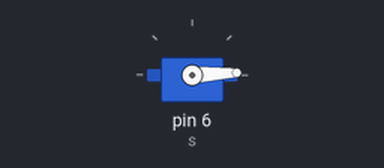
The sketch below on a simulated Arduino Uno, built with avr-gcc and run on an emulated ATmega328P. Parts: servo.

Above: at 0.05 s.
At 1.55 s:
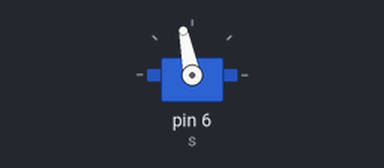
At 3.1 s:
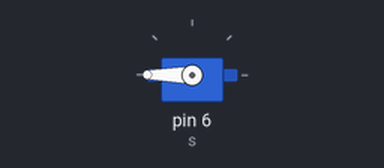
At 6.15 s:
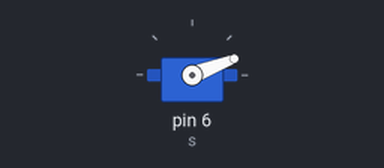
Timing chart, 0 to 8.4 s (numbered marks = the images above):
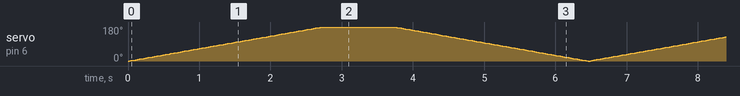

The sketch:

servo_connection.ino
```cpp
#include<Servo.h>
int pos=0;
Servo s;

void setup()
{
  s.attach(6);
}
void loop()
{
 for(pos=0;pos<=180;pos++)
  {
    s.write(pos);
    delay(15);
  }
  delay(1000);
  for(pos=180;pos>=0;pos--)
  {
    s.write(pos);
    delay(15);
  }
}
```
